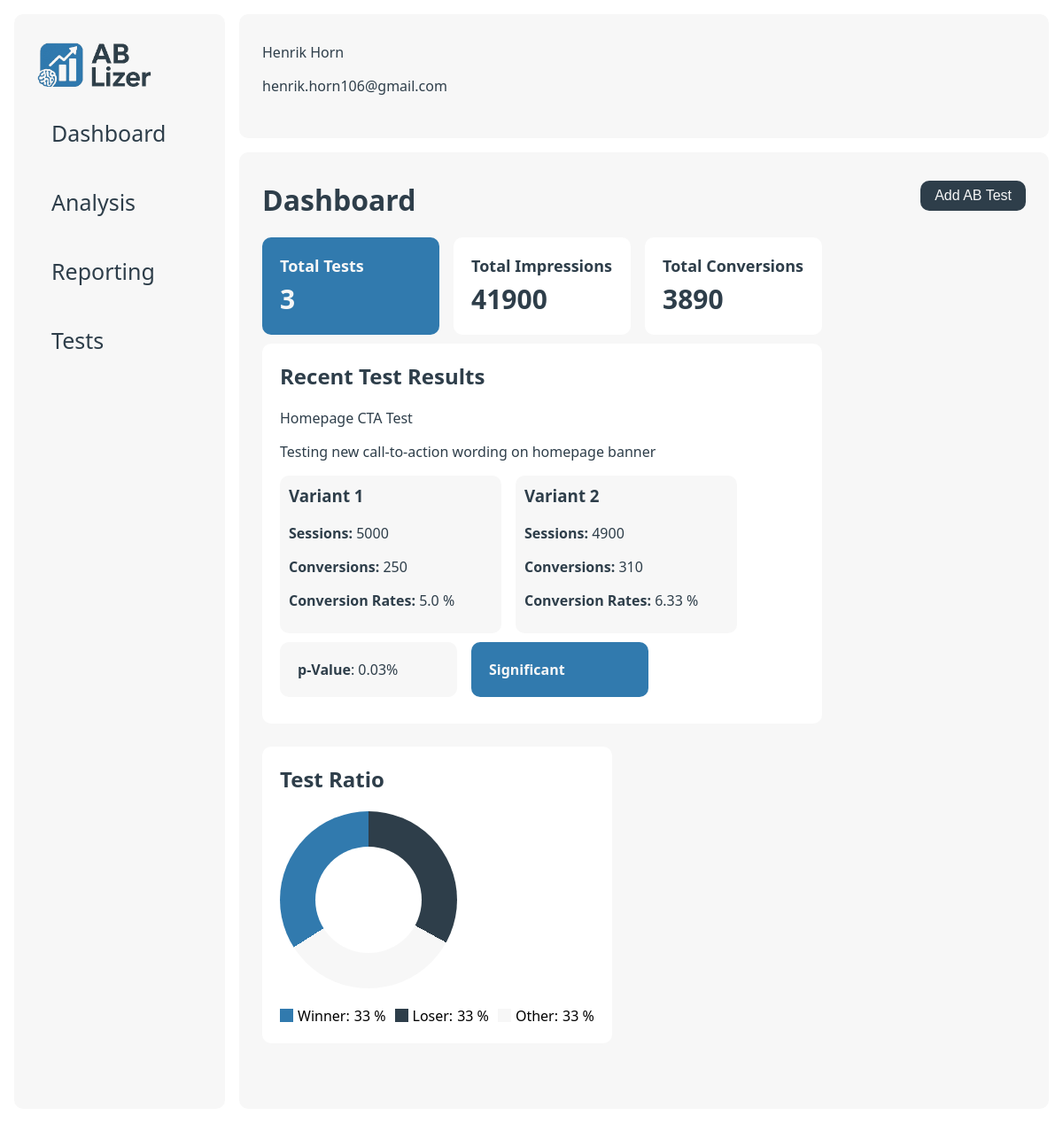
The page / on the database its author committed.
### data/models.py (models this page shows)
class ab_tests(db.Model):
    __tablename__ = 'ab_tests'
    id = db.Column(db.Integer, primary_key=True)
    name = db.Column(db.String(255), nullable=False)
    description = db.Column(db.Text, nullable=False)
    metric = db.Column(db.String(255), nullable=False)
    created_at = db.Column(db.DateTime, nullable=False)
    __repr__ = lambda self: f'<Ab_Test {self.id}>'
    __str__ = lambda self: f'{self.id}'

class variants(db.Model):
    __tablename__ = 'variants'
    id = db.Column(db.Integer, primary_key=True)
    test_id = db.Column(db.Integer, db.ForeignKey('ab_tests.id'), nullable=False)
    name = db.Column(db.String(255), nullable=False)
    impressions = db.Column(db.Integer, nullable=False)
    conversions = db.Column(db.Integer, nullable=False)
    conversion_rate = db.Column(db.Float, nullable=False)
    __repr__ = lambda self: f'<Variant {self.id}>'
    __str__ = lambda self: f'{self.id}'

### app.py (the view)
@app.route("/")
def index():
    total_tests = len(db_manager.get_ab_tests())
    total_variants = db_manager.get_all_variants()
    total_impressions = 0
    total_conversions = 0
    for variant in total_variants:
        total_impressions += variant.impressions
        total_conversions += variant.conversions
    recent_test = db_manager.get_recent_test()
    test_data = {}
    for test in recent_test:
        test_data[test] = db_manager.get_variants(test.id)
        if test_data[test] == []:
            has_variant = False
        else:
            has_variant = True
    return render_template("index.html",
                           user_name=user_name,
                           user_email=user_email,
                           total_tests=total_tests,
                           total_impressions=total_impressions,
                           total_conversions=total_conversions,
                           test_data=test_data,
                           has_variant=has_variant
                           )

### data/db_manager.py (called while the page is built)
    def get_ab_tests(self):
        return ab_tests.query.all()

    def get_recent_test(self):
        return ab_tests.query.order_by(ab_tests.created_at.asc()).limit(1).all()

    def get_all_variants(self):
        return variants.query.all()

    def get_variants(self, test_id):
        return variants.query.filter_by(test_id=test_id).all()

### templates/index.html
{% extends "base.html" %}
{% block content %}
    <div class="hero">
        <h1>Dashboard</h1>
        <button class="btn" id="addTestBtn">Add AB Test</button>
    </div>
    <div class="col-wrapper">
        <div class="col-1">
            <div class="card-wrapper">
                <div class="card accent">
                    <h2 class="card-title">Total Tests</h2>
                    <p class="card-value">{{ total_tests }}</p>
                </div>
                <div class="card">
                    <h2 class="card-title">Total Impressions</h2>
                    <p class="card-value">{{ total_impressions }}</p>
                </div>
                <div class="card">
                    <h2 class="card-title">Total Conversions</h2>
                    <p class="card-value">{{ total_conversions }}</p>
                </div>
            </div>
            <div class="card big">
                <h2>Recent Test Results</h2>
                {% for test in test_data %}
                    <p>{{ test.name }}</p>
                    <p>{{ test.description }}</p>
                    {% if has_variant == True %}
                        <div class="col-wrapper">
                            {% for variant in test_data[test] %}
                                <div class="test-card">
                                    <h3>Variant {{ variant }}</h3>
                                    <p><strong>Sessions:</strong> {{ variant.impressions }}</p>
                                    <p><strong>Conversions:</strong> {{ variant.conversions }}</p>
                                    <p><strong>Conversion Rates:</strong> {{ variant.conversion_rate }} %</p>
                                </div>
                            {% endfor %}
                        </div>
                        <div class="col-wrapper">
                            <div class="card secondary">
                                <p><strong>p-Value</strong>: 0.03%</p>
                            </div>
                            <div class="card accent">
                                <p><strong>Significant</strong></p>
                            </div>
                        </div>
                    {% else %}
                        <button class="btn">Add Variants</button>
                    {% endif %}
                    </div>
                {% endfor %}
        </div>
        <div class="col-2">
            <div class="card big">
                <h2>Test Ratio</h2>
                <div class="pie hollow"></div>
                <div class="legend">
                    <div class="legend-item">
                        <div class="legend-color">
                            <div class="winner"></div>
                        </div>
                        <span>Winner:</span>
                        <span>33 %</span>
                    </div>
                    <div class="legend-item">
                        <div class="legend-color">
                            <div class="loser"></div>
                        </div>
                        <span>Loser:</span>
                        <span>33 %</span>
                    </div>
                    <div class="legend-item">
                        <div class="legend-color">
                            <div class="na"></div>
                        </div>
                        <span>Other:</span>
                        <span>33 %</span>
                    </div>
                </div>
            </div>
        </div>
    </div>
{% endblock %}

### static/style.css (style rules this page uses)
:root { --primary: #2E3E4A; --secondary: #F7F7F7; --accent: #317AAE; --gradient: linear-gradient(180deg, rgba(25, 82, 133, 1) 0%, rgba(49, 122, 174, 1) 100%); --danger: #ef4444; --bg: #ffffff; --radius: 10px; --shadow: 0 2px 8px rgba(30, 41, 59, 0.06); }
* { box-sizing: border-box; }
body { font-family: 'Segoe UI', 'Roboto', Arial, sans-serif; background: var(--bg); margin: 0; padding: 0; }
p { color: var(--primary); }
h1, h2, h3, h4, h5, h6, p { margin-top: 0; color: var(--primary); }
.hero { display: flex; justify-content: space-between; align-items: flex-start; }
button { padding: 8px 16px; border: none; border-radius: var(--radius); font-size: 1rem; cursor: pointer; background: var(--primary); color: var(--secondary); }
.card-wrapper { display: flex; gap: 16px; }
.card { border-radius: var( --radius); padding: 20px; margin-bottom: 10px; width: 200px; background-color: #ffffff; }
.card.secondary { background: var(--secondary); }
.secondary p { margin-bottom: 0; }
.card.accent { background: var(--accent); }
.accent p { color: var(--secondary); margin-bottom: 0; }
.accent h2 { color: var(--secondary); }
.card.big { width: 100%; }
.card-title { font-size: 18px; margin-bottom: 5px; }
.card-value { font-size: 30px; font-weight: bold; margin: 0; }
.col-wrapper { display: flex; gap: 16px; flex-wrap: wrap; flex-grow: 0; flex-direction: row; }
.pie { height: 200px; width: 200px; border-radius: 50%; background: conic-gradient( var(--primary) 0% 33%, var(--secondary) 33% 66%, var(--accent) 66% 100% ); }
.pie.hollow { display: flex; justify-content: center; align-items: center; }
.pie.hollow::after { content: ''; position: sticky; height: 120px; width: 120px; border-radius: 50%; background-color: #FFFFFF; }
.test-card { min-width: 250px; border-radius: var( --radius); padding: 10px; margin-bottom: 10px; background-color: var(--secondary); }
.legend { margin-top: 20px; display: flex; gap: 10px; }
.legend-item { display: flex; align-items: center; gap: 5px; }
.legend-color { width: 15px; height: 15px; border-radius: 50%; }
.winner { width: 100%; height: 100%; background-color: var(--accent); }
.loser { width: 100%; height: 100%; background-color: var(--primary); }
.na { width: 100%; height: 100%; background-color: var(--secondary); }

### rows shown on the page
ab_tests: name "Homepage CTA Test", description "Testing new call-to-action wording on homepage banner"
variants: id "1", impressions "5000", conversions "250", conversion_rate "5.0"
variants: id "2", impressions "4900", conversions "310", conversion_rate "6.33"

### other values the page prints
{{ user_name }} "Henrik Horn"
{{ user_email }} "henrik.horn106@gmail.com"
{{ total_tests }} "3"
{{ total_impressions }} "41900"
{{ total_conversions }} "3890"
